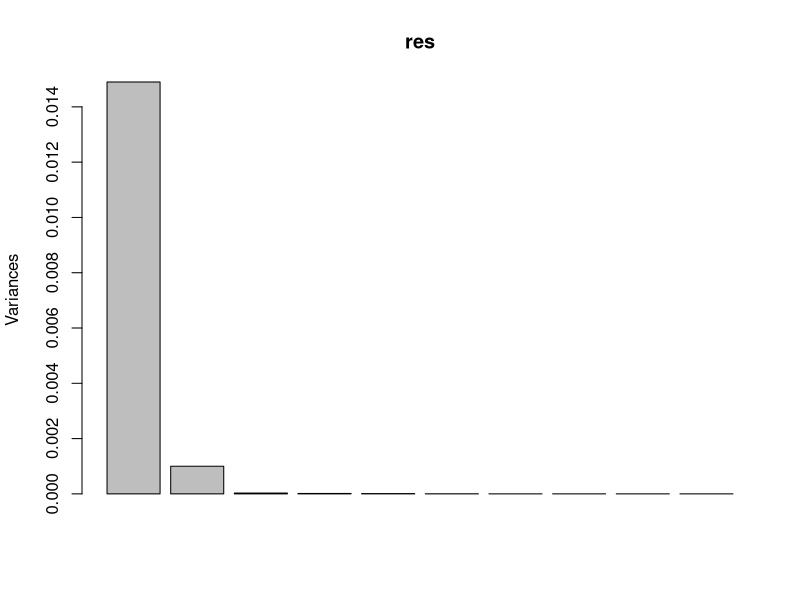
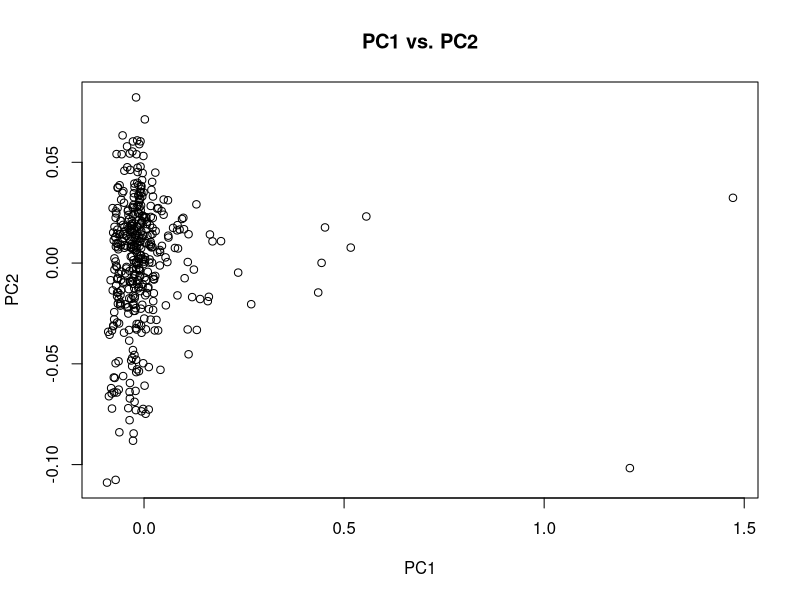
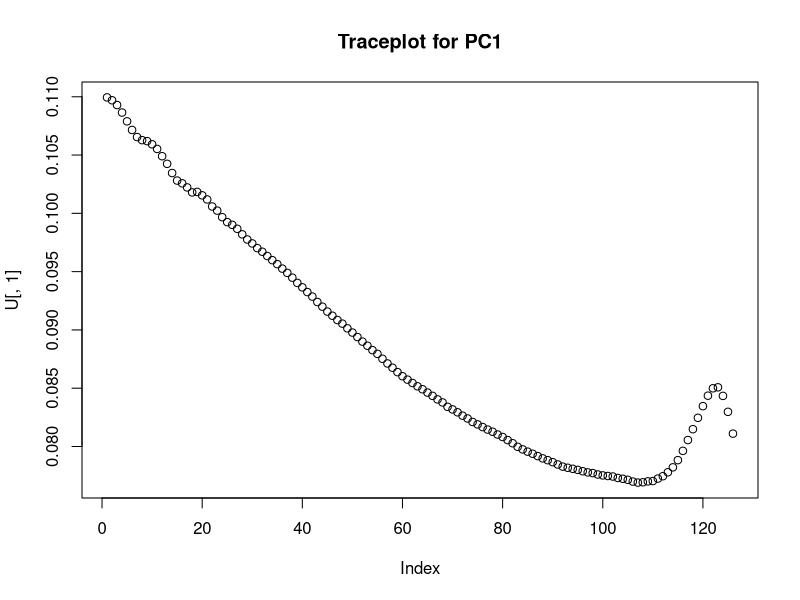
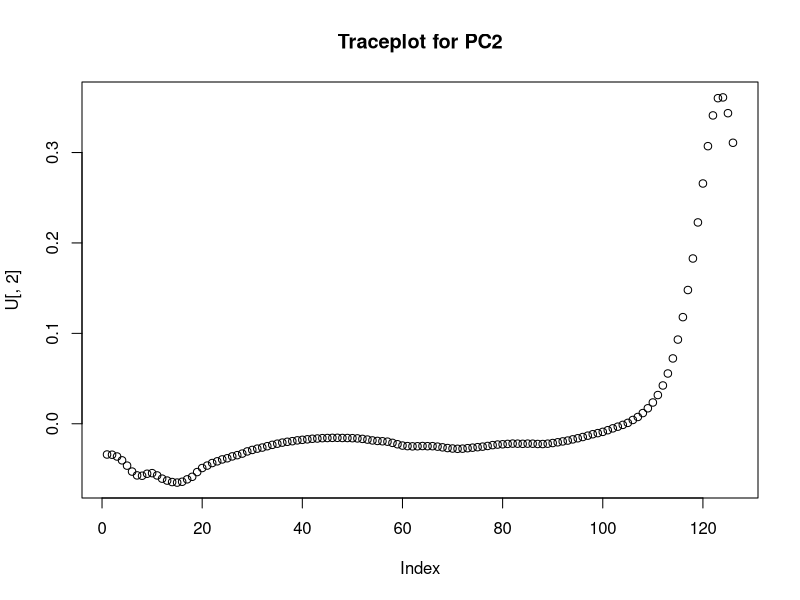
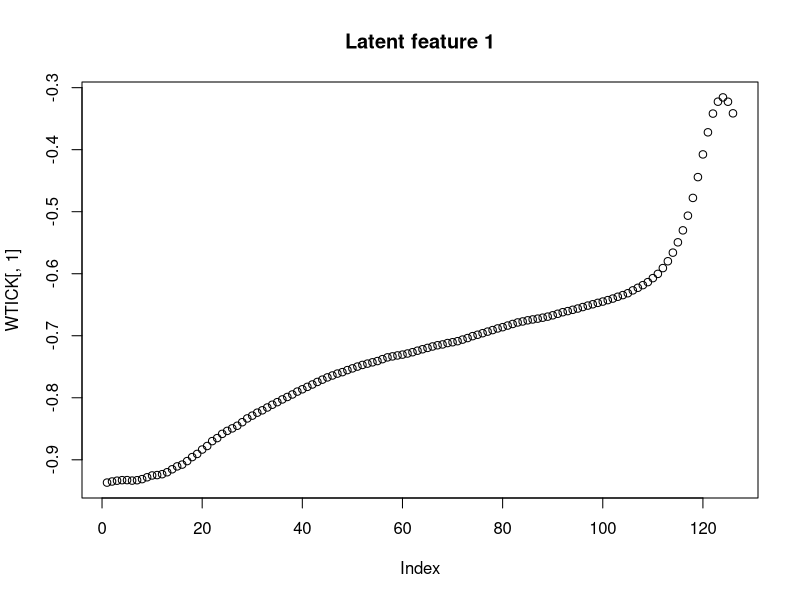
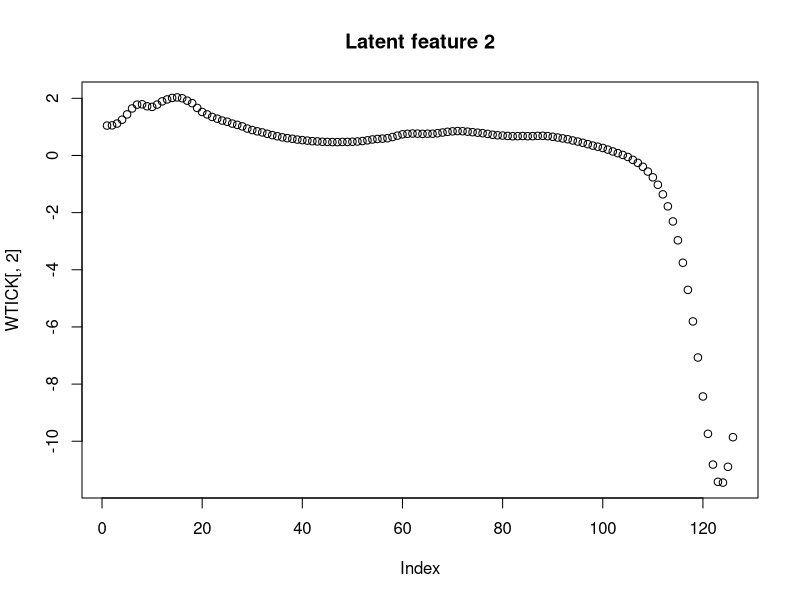
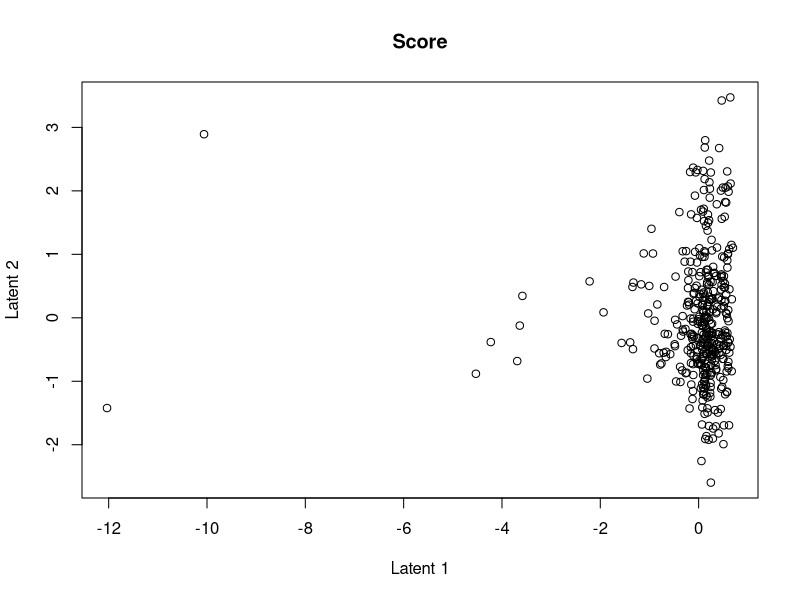

Write R code to recreate these figures, in order.
setwd("~/Programming/TDDE01/Lab 2")
library(fastICA)

data <- read.csv2("NIRSpectra.csv")

data1 <- data

######SUMMARY########
########PCA##########
#It reduces the dimensions to avoid the problem of overfitting.	
#It deals with the Principal Components.
#It focuses on maximizing the variance.	
#It focuses on the mutual orthogonality property of the principal components.	
#It doesn’t focus on the mutual independence of the components.	

########ICA##########
#It decomposes the mixed signal into its independent sources’ signals.
#It deals with the Independent Components.
#It doesn’t focus on the issue of variance among the data points.
#It doesn’t focus on the mutual orthogonality of the components.
#It focuses on the mutual independence of the components.

#1
#Conduct a standard PCA by using the feature space and provide 
#a plot explaining how much variation is explained by each feature. 
#Does the plot show how many PC should be extracted? Select the minimal 
#number of components explaining at least 99% of the total variance. 
#Provide also a plot of the scores in the coordinates (PC1, PC2). 
#Are there unusual diesel fuels according to this plot?
data1$Viscosity = c()
#Used to reset the Viscocity

res = prcomp(data1)

lambda = res$sdev^2

lambda

#Prints the effect of each in percentage
sprintf("%2.3f", (lambda)/sum(lambda)*100)

#Histogram of variance
screeplot(res)
#As can be seen in the plot above in combination with the 
#lambda there are two features that explains $99\%$ of the total variance.
plot(res$x[,1], res$x[,2], main = "PC1 vs. PC2", xlab = "PC1", ylab = "PC2")
#The plot above shows the diesel fuels according to 
#the features PC1 and PC2. There are a few outliers in this plot. 
#Mainly the ones with a high value of the PC1.


#2 
#Make trace plots of the loadings of the components selected in step 1. 
#Is there any principle component that is explained by mainly a 
#few original features?
U <- res$rotation
plot(U[,1], main="Traceplot for PC1")
#The plot above shows the traceplot for PC1. As can be seen 
#in the plot it is not mainly explained by just a few few original 
#features, but by a lot of them, but not so much by the ones around index 105.

plot(U[,2], main="Traceplot for PC2")
#The plot abovee shows the traceplot for PC2. As can be 
#seen in the plot it is mainly explained by a feew features 
#around the higher index around 120.

#3 
#Perform Independent Component Analysis with the number of 
#components selected in step 1 (set seed 12345). 
#Check the documentation for the fastICA method in R and do the following:
#  a. Compute W'= K ⋅ W and present the columns of 𝑊𝑊′ in form of the trace plots. Compare with the trace plots in step 2 and make conclusions. What kind of measure is represented by the matrix 𝑊𝑊′?
#  b. Make a plot of the scores of the first two latent features and compare it with the score plot from step 1.

set.seed(12345)
ICA <- fastICA(data1, n.comp = 2, alg.typ = "parallel", fun = "logcosh", alpha = 1,
               method = "R", row.norm = FALSE, maxit = 200, tol = 0.0001,
               verbose = TRUE)

WTICK <- ICA$K %*% ICA$W

# Trace plot results from ICAs
plot(WTICK[,1], main= "Latent feature 1")
plot(WTICK[,2], main= "Latent feature 2")

#The two plots above both shows the latent features for the the W' 
#columns 1 and 2. As can be seen they are inverted along 
#the y-axis compared to the plots for PC1  and PC2.

# Plot of scores
plot(ICA$S[,1], ICA$S[,2], main = "Score", ylab = "Latent 2", xlab = "Latent 1")
#This plot is also a inverted version of the corresponding 
#plot, PC1 vs PC2, but along the x-axis.
